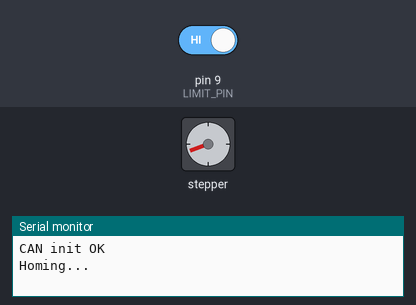
Bench run of a program on a simulated Arduino Uno, built with avr-gcc and run on an emulated ATmega328P. Shown: stepper motor, the last lines printed to the serial monitor. Wiring (inferred from the names in the program): stepper motor driver (200 steps per turn assumed): step pin 2; direction pin 3. The test bench sets the inputs (shaded band); at power-on: pin 9 (LIMIT_PIN) HIGH.

Above: at 0.8 s.
0.9 s: pin 9 (LIMIT_PIN) driven LOW
At 1.1 s:
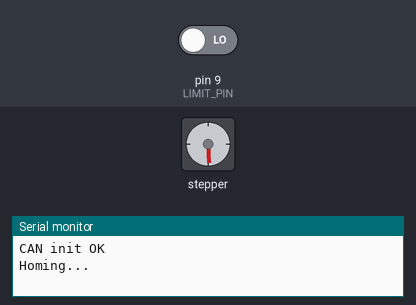
At 2.2 s:
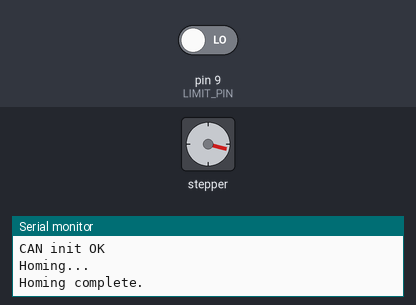
Timing chart, 0 to 3.9 s (numbered marks = the images above; inputs shaded):
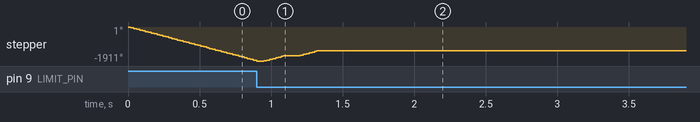

The program:

main.cpp
```cpp
/*
 * FeederMotor.ino
 * ------------------------------------------------------------------
 * CAN-controlled STEP/DIR stepper node.
 * Listens for ID_FEEDER_MOTOR_CMD (pos in mm, uint16) and moves a
 * lead-screw/belt axis to that position. Homes to MIN against a
 * limit switch on boot, grbl-style (seek -> back off -> slow
 * re-approach -> back off to pull-off distance).
 *
 * Library required: "MCP_CAN Library" by coryjfowler
 *   (Arduino IDE -> Library Manager -> search "mcp_can")
 *
 * Wiring (as given):
 *   MCP2515  SCK -> 13
 *            SI  -> 11
 *            SO  -> 12
 *            CS  -> 10   (these are the default hardware SPI pins
 *                         on an Uno/Nano, so only CS needs to be
 *                         told to the library)
 *   STEP -> 2
 *   DIR  -> 3
 *   Limit switch -> 9  (NC switch, external pull-down: reads HIGH
 *                       when NOT pressed, LOW when pressed/tripped)
 * ------------------------------------------------------------------
 */

#include <SPI.h>
#include <mcp_can.h>
#include "../../shared/canIds.h"

// ============================================================
//  USER CONFIG -- edit these for your hardware. All are baked
//  into the firmware at compile time (no EEPROM / runtime config).
// ============================================================

// --- Motion scaling -----------------------------------------
// PLACEHOLDER -- replace with your real value once measured
// (steps_per_rev * microstep / (mm per rev of leadscrew/pulley)).
#define STEPS_PER_MM        80.0f

// Flip this if the axis moves the wrong way relative to
// increasing position commands.
#define INVERT_DIR          false

// --- Travel / soft limits ------------------------------------
#define MAX_TRAVEL_MM        200.0f   // soft limit, PLACEHOLDER -- tune to your rail length
#define MIN_TRAVEL_MM        0.0f     // position after homing + pull-off

// --- Speeds -----------------------------------------------------
#define MAX_FEEDRATE_MM_S      40.0f   // normal move speed
#define HOMING_SEEK_MM_S        15.0f  // fast approach toward switch
#define HOMING_FEED_MM_S         3.0f  // slow, precise re-approach
#define HOMING_PULLOFF_MM        2.0f  // back-off distance after each touch

#define STEP_PULSE_US            10     // step pulse width (driver dependent, 5us is safe for most)

// ============================================================
//  PINS
// ============================================================
#define CAN_CS_PIN    10
#define STEP_PIN       2
#define DIR_PIN        3
#define LIMIT_PIN      9   // homes to MIN

// ============================================================
//  Derived constants
// ============================================================
static const long MAX_STEPS    = lround(MAX_TRAVEL_MM * STEPS_PER_MM);
static const long PULLOFF_STEPS = lround(HOMING_PULLOFF_MM * STEPS_PER_MM);

static const unsigned long RUN_STEP_INTERVAL_US   = (unsigned long)(1000000.0f / (MAX_FEEDRATE_MM_S  * STEPS_PER_MM));
static const unsigned long SEEK_STEP_INTERVAL_US  = (unsigned long)(1000000.0f / (HOMING_SEEK_MM_S    * STEPS_PER_MM));
static const unsigned long FEED_STEP_INTERVAL_US  = (unsigned long)(1000000.0f / (HOMING_FEED_MM_S    * STEPS_PER_MM));

MCP_CAN CAN(CAN_CS_PIN);

// Motion state
volatile long currentSteps = 0;
volatile long targetSteps  = 0;
unsigned long lastStepTime = 0;
bool homed = false;

// ---- low level helpers -----------------------------------------

// positive = increasing position (away from the MIN switch)
void setDir(bool positive) {
  bool level = positive ? HIGH : LOW;
  if (INVERT_DIR) level = !level;
  digitalWrite(DIR_PIN, level);
}

// Blocking single step, used only during homing.
void stepBlocking(unsigned long intervalUs) {
  digitalWrite(STEP_PIN, HIGH);
  delayMicroseconds(STEP_PULSE_US);
  digitalWrite(STEP_PIN, LOW);
  unsigned long rest = (intervalUs > STEP_PULSE_US) ? (intervalUs - STEP_PULSE_US) : 0;
  delayMicroseconds(rest);
}

bool limitTripped() {
  // NC switch + external pull-down: HIGH = not pressed, LOW = pressed
  return digitalRead(LIMIT_PIN) == LOW;
}

// ---- homing (grbl-style 2-touch homing) -------------------------
void homeAxis() {
  Serial.println(F("Homing..."));

  // Phase 1: fast seek toward the switch
  setDir(false);
  while (!limitTripped()) {
    stepBlocking(SEEK_STEP_INTERVAL_US);
  }
  delay(50);

  // Phase 2: back off
  setDir(true);
  for (long i = 0; i < PULLOFF_STEPS; i++) stepBlocking(SEEK_STEP_INTERVAL_US);
  delay(50);

  // Phase 3: slow, precise re-approach
  setDir(false);
  while (!limitTripped()) {
    stepBlocking(FEED_STEP_INTERVAL_US);
  }
  delay(50);

  // Phase 4: back off to the defined pull-off / zero position
  setDir(true);
  for (long i = 0; i < PULLOFF_STEPS; i++) stepBlocking(SEEK_STEP_INTERVAL_US);

  currentSteps = PULLOFF_STEPS;
  targetSteps  = PULLOFF_STEPS;
  homed = true;

  Serial.println(F("Homing complete."));
}

// ---- CAN handling ------------------------------------------------
void pollCAN() {
  if (CAN_MSGAVAIL != CAN.checkReceive()) return;

  uint8_t len = 0;
  uint8_t buf[8];
  unsigned long rxId;
  CAN.readMsgBuf(&rxId, &len, buf);

  if (rxId == ID_FEEDER_MOTOR_CMD && len >= 2) {
    uint16_t posMM = unpackU16(buf);
    long steps = lround((float)posMM * STEPS_PER_MM);

    // soft limits
    if (steps < 0) steps = 0;
    if (steps > MAX_STEPS) steps = MAX_STEPS;

    if (homed) {
      targetSteps = steps;
    }
  }
}

// ---- non-blocking motion, called every loop() --------------------
void runStepper() {
  if (!homed || currentSteps == targetSteps) return;

  if (micros() - lastStepTime < RUN_STEP_INTERVAL_US) return;

  bool positive = targetSteps > currentSteps;

  // Safety: don't drive further into a tripped limit switch
  if (!positive && limitTripped()) {
    targetSteps = currentSteps; // abandon the move
    return;
  }

  setDir(positive);
  digitalWrite(STEP_PIN, HIGH);
  delayMicroseconds(STEP_PULSE_US);
  digitalWrite(STEP_PIN, LOW);

  currentSteps += positive ? 1 : -1;
  lastStepTime = micros();
}

// ============================================================
void setup() {
  Serial.begin(115200);

  pinMode(STEP_PIN, OUTPUT);
  pinMode(DIR_PIN, OUTPUT);
  pinMode(LIMIT_PIN, INPUT); // external pull-down already on the board, no INPUT_PULLUP

  while (CAN_OK != CAN.begin(MCP_ANY, CAN_500KBPS, MCP_8MHZ)) {
    Serial.println(F("CAN init failed, retrying..."));
    delay(200);
  }
  CAN.setMode(MCP_NORMAL);
  Serial.println(F("CAN init OK"));

  homeAxis();
}

void loop() {
  pollCAN();
  runStepper();
}
```
